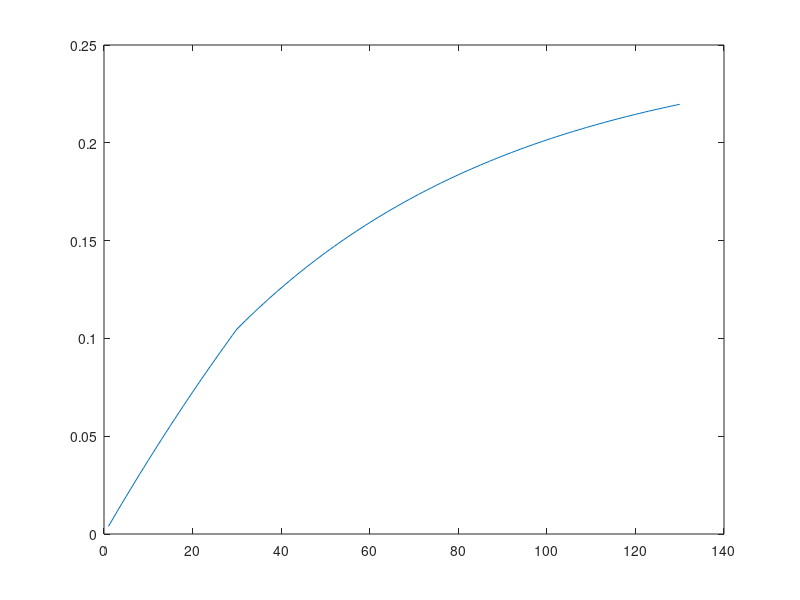

MATLAB code for this plot:
## NOT QUITE THERE!  FUNCTIONS ARE AT FIRST REV, NEEDS A THROUGH REVIEW AS OUTPUTS NOT CORRECT, YET!



clear all;




## asrfe envelope

global SR = 44100;
global fRec0 = [0,0];

disp("hey");

## usage: pole = tau2pole (tau)
##
##
function pole = tau2pole (tau)
  SR = 44100;
  pole = exp(-1 / (tau * SR));
endfunction


## usage: y = smooth (s)
##
##
function y = smooth (s,x)
  global fRec0
  for n = 1:length(x)
    fRec0(1) = (1 - s)*x(n) + s*fRec0(2);
    y(n) = fRec0(1);
    fRec0(2) = fRec0(1);
  endfor
endfunction


## usage: envelope = asrfe (attT60,susLvl,relT60,finLvl,gate)
##
##
function envelope = asrfe (attT60,susLvl,relT60,finLvl,gate)
  ugate = gt(gate,0);
  if (ugate == 0)
    target = finLvl;
    t60 = attT60;
  elseif (ugate == 1)
    target = susLvl;
    t60 = relT60;
  endif
  pole = tau2pole(t60/6.91);
  envelope = smooth(pole, target);
endfunction


gateSignal1 = ones(1, 30);
gateSignal0 = zeros(1, 100);
gateSignal = horzcat(gateSignal1,gateSignal0);

for i = 1:length(gateSignal)
  env(i) = asrfe(0.01,0.5,0.02,0.25,gateSignal(i));
endfor


plot(1:length(gateSignal),env)
